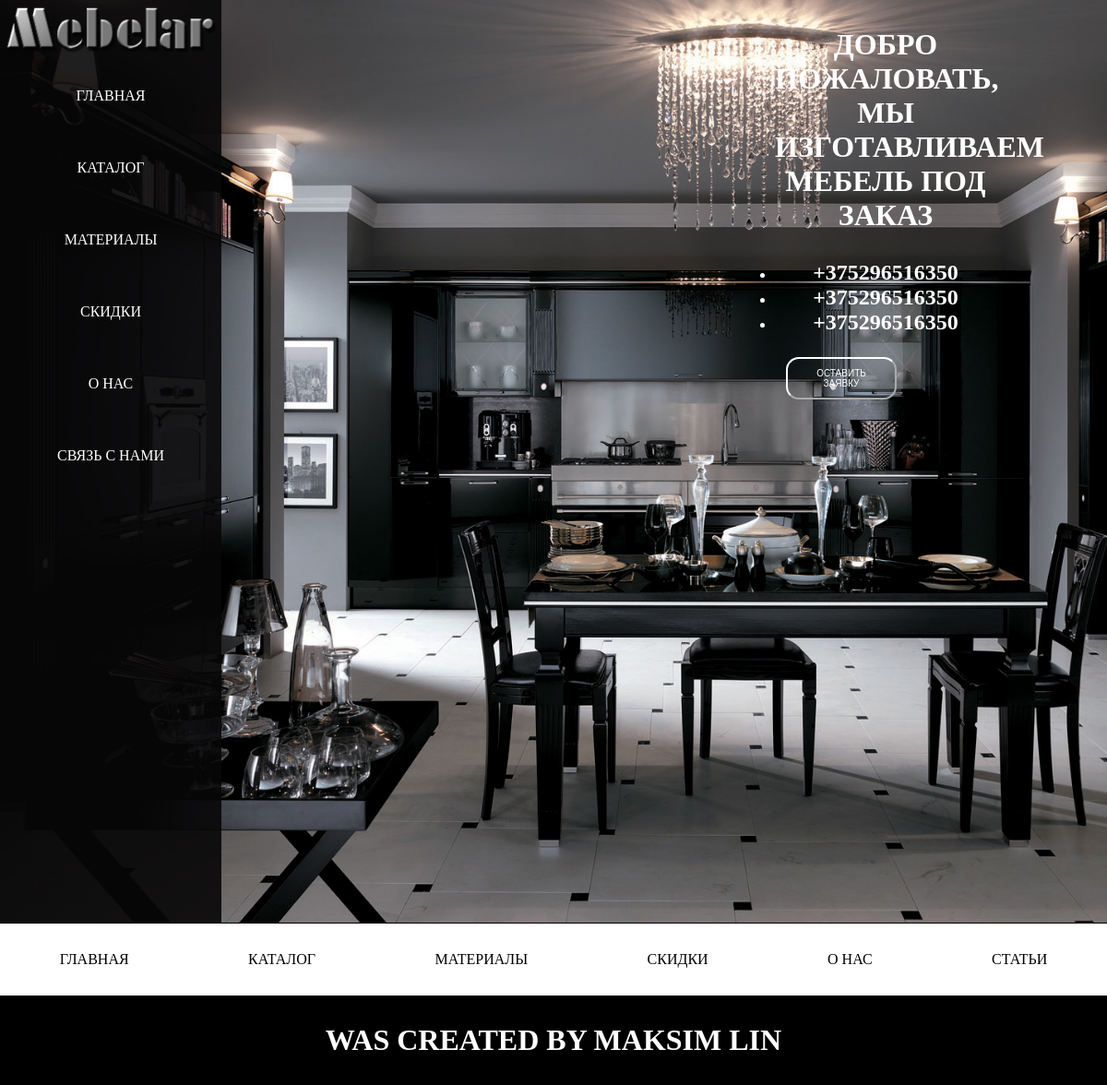
Page /categories/kitchens on the earlier database version.
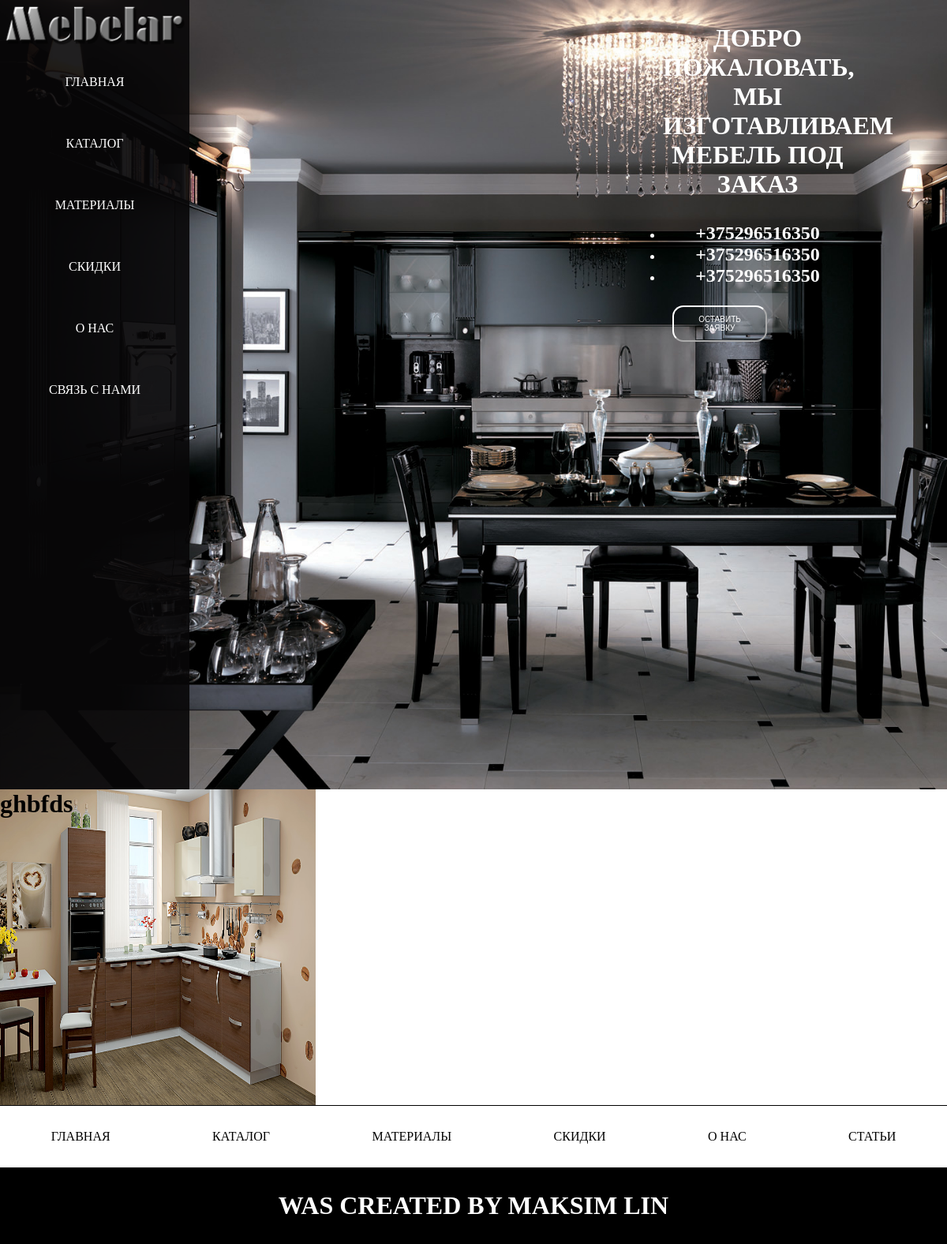
Same page on the later database version.
### catalog/models.py (models this page shows, shortened)
class Furniture(models.Model):
    TYPES = (
        ('kitchens','КУХНИ'),
        ('showcases','ВИТРИНЫ'),
        ('wardrobes','ШКАФЫ-КУПЕ'),
        ('offices','МЕБЕЛЬ ДЛЯ ОФИСА'),
        ('hallways','ПРИХОЖИЕ'),
        ('lounges','ГОСТИНЫЕ'),
        ('child','ДЕТСКИЕ'),
        ('closets','ГАРДЕРОБНЫЕ'),
        ('others','КРОВАТИ КОМОДЫ ТУМБЫ'),
    )
    title = models.CharField(max_length=20, verbose_name="Название")
    photo = models.ImageField(blank=True, verbose_name="Фото", upload_to="categories/")
    option = models.CharField(max_length=20, choices=TYPES, verbose_name="Категория")
    class Meta:
        verbose_name = "Мебель"
        verbose_name_plural = "Мебель"

### catalog/views.py (the view)
# urls.py: path('kitchens', views.kitchens, name='kitchens'),
def kitchens(request):
    kitchens = Furniture.objects.filter(option='kitchens')
    context = {
        'products' : kitchens
    }
    return render(request, 'products.html', context)

### templates/products.html
{% extends 'base.html' %}
{% load staticfiles %}
{% block extra-styles %}
<link rel="stylesheet" href="{% static 'css/products.css' %}">
<link rel="stylesheet" href="{% static 'css/media-products.css' %}">
{% endblock extra-styles %}
{% block content %}
    <div class="items">
    {% for product in products %}
        <div class="item">
            <h1>{{product.title}}</h1>
            <div class="photo">
                <img src="{{product.photo.url}}" alt="item" height="100%" width="100%">
            </div>
        </div>
    {% endfor %}
    </div>
{% endblock content %}

Differences in the rows shown:
added Furniture: title "ghbfds", photo (picture)
